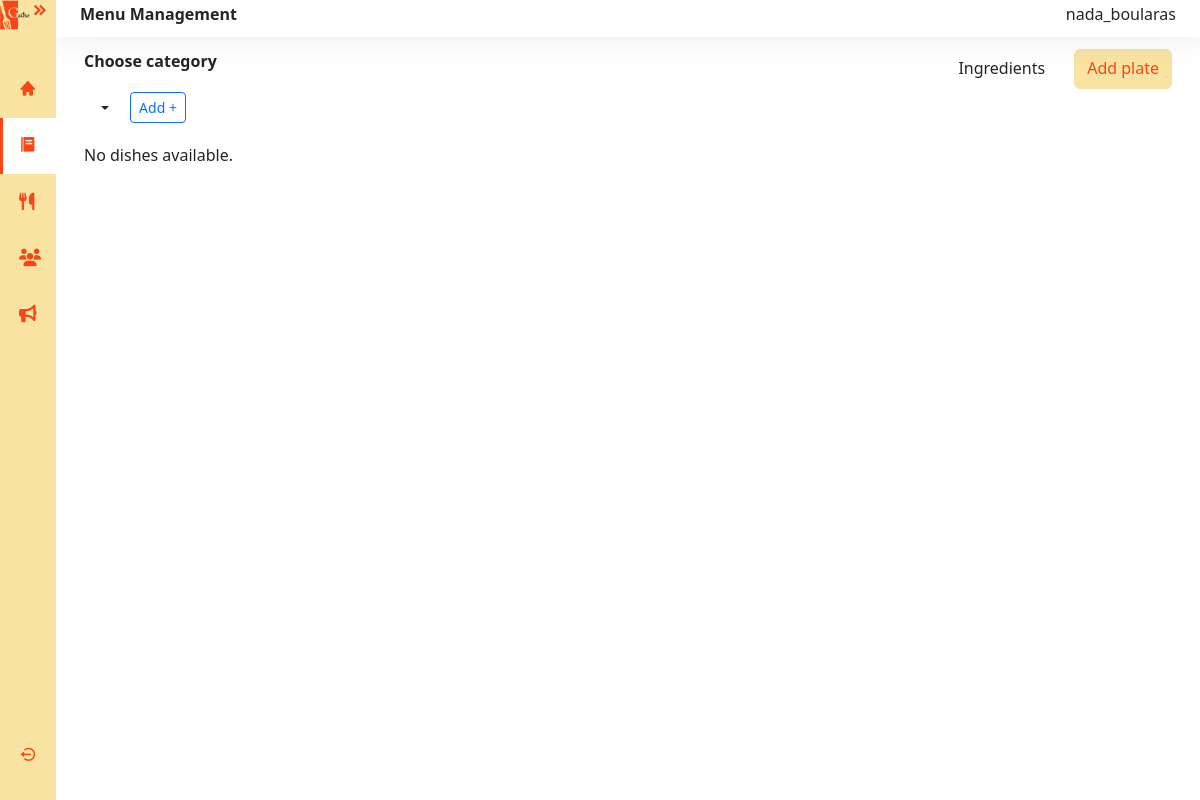
The page /menu/menu/?category=3 (signed in) on the database as committed earlier.
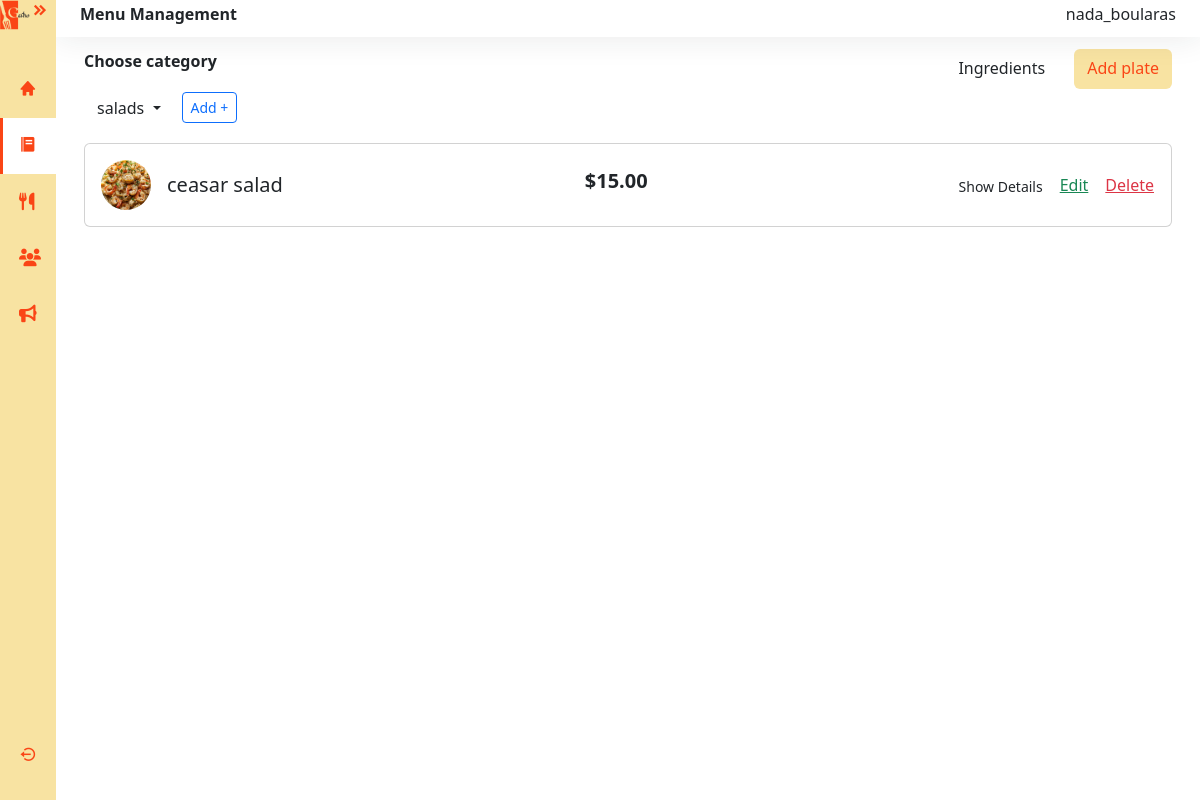
The same page on the database as committed later.
### menu/models.py (models this page shows, shortened)
class MainMenu(models.Model):
    category = models.CharField(max_length=100)

class Dish(models.Model):
    name = models.CharField(max_length=100)
    description = models.TextField()
    price = models.DecimalField(max_digits=8, decimal_places=2)
    image = models.ImageField(upload_to='dishes/')
    menu = models.ForeignKey(MainMenu, on_delete=models.CASCADE)

### menu/views.py (the view)
# urls.py: path('menu/', views.menu_view, name='menu'),
@pdg_required
def menu_view(request):
    categories = MainMenu.objects.all()
    selected_category_id = request.GET.get('category')
    if selected_category_id == 'all':
        dishes = Dish.objects.all()
    elif selected_category_id:
        dishes = Dish.objects.filter(menu_id=selected_category_id)
    else:
        dishes = Dish.objects.all()
    if request.method == "POST":
        new_category = request.POST.get("category")
        if new_category:
            MainMenu.objects.create(category=new_category)
            return redirect(f"{request.path}?category=all")
    context = {
        'categories': categories,
        'selected_category_id': selected_category_id,
        'dishes': dishes,
    }
    return render(request, 'pdg/menu.html', context)

### templates/pdg/menu.html (shortened to what this page needs)
{% extends 'pdg/base.html' %}
{% load static %}
{% block extra_css %}
<link rel="stylesheet" href="https://cdn.datatables.net/2.2.2/css/dataTables.bootstrap5.css">
<link rel="stylesheet" href="{% static 'styles/pdg/menu.css' %}">
{% endblock %}
{% block menu_active %}activate{% endblock %}
{% block content %}
<div class="main bg-white">
  <nav class="navbar navbar-expand bg-basic d-flex justify-content-between">
    <h6 class="fw-bold">Menu Management</h6>
    <h6>{{ request.session.display_username }}</h6>
  </nav>
  <main class="content px-3 py-1">
    <div class="container mt-2 mb-4">
      <div class="d-flex justify-content-between mb-3">
        <div>
          <p class="fw-bold">Choose category</p>
          <div class="dropdown d-flex align-items-center gap-2">
            <div class="dropdown">
              <button class="btn btn-default dropdown-toggle" type="button" data-bs-toggle="dropdown">
                {% if selected_category_id == 'all' %}
                  All Dishes
                {% else %}
                  {% for cat in categories %}
                    {% if cat.id == selected_category_id|add:0 %}
                      {{ cat.category }}
                    {% endif %}
                  {% endfor %}
                {% endif %}
              </button>
            </div>
            <button class="btn btn-outline-primary btn-sm" type="button" onclick="document.getElementById('addCategoryForm').classList.toggle('d-none')">
              Add +
            </button>
          </div>
        </div>
        <div class="d-flex">
          <a href="{% url 'ingredients' %}" class="btn me-2" id="ingred">Ingredients</a>
          <a href="{% url 'add_plate' %}" class="btn" id="add-plate">Add plate</a>
        </div>
      </div>
      {% for dish in dishes %}
      <div class="card mb-3">
        <div class="card-body d-flex justify-content-between align-items-center">
          <div class="d-flex align-items-center gap-3">
            <img src="{{ dish.image.url }}" class="rounded-circle" alt="Dish" style="width: 50px; height: 50px; object-fit: cover;">
            <div>
              <h5 class="mb-0">{{ dish.name }}</h5>
            </div>
          </div>
          <h5 class="fw-bold text-center">${{ dish.price }}</h5>
          <div class="d-flex justify-content-between align-items-center">
            <button class="btn btn-sm  mt-1" data-bs-toggle="collapse" data-bs-target="#recipe{{ dish.id }}">
              Show Details
            </button>
            <a href="{% url 'edit_plate' dish.id %}" class="text-success me-2">Edit</a>
            <form action="{% url 'delete_plate' dish.id %}"method="post" onsubmit="return confirm('Are you sure?');">
              <button type="submit" class="btn btn-link text-danger p-0 m-0">Delete</button>
          </form>
          </div>
        </div>
      </div>
      {% empty %}
      <p>No dishes available.</p>
      {% endfor %}
    </div>
  </main>
</div>
{% endblock %}

Rows that differ between the two databases and show on the page:
added MainMenu: category "salads"
added Dish: image (picture), name "ceasar salad", price "15.00"
Other text that changed with them:
text no longer shown: "No dishes available."
